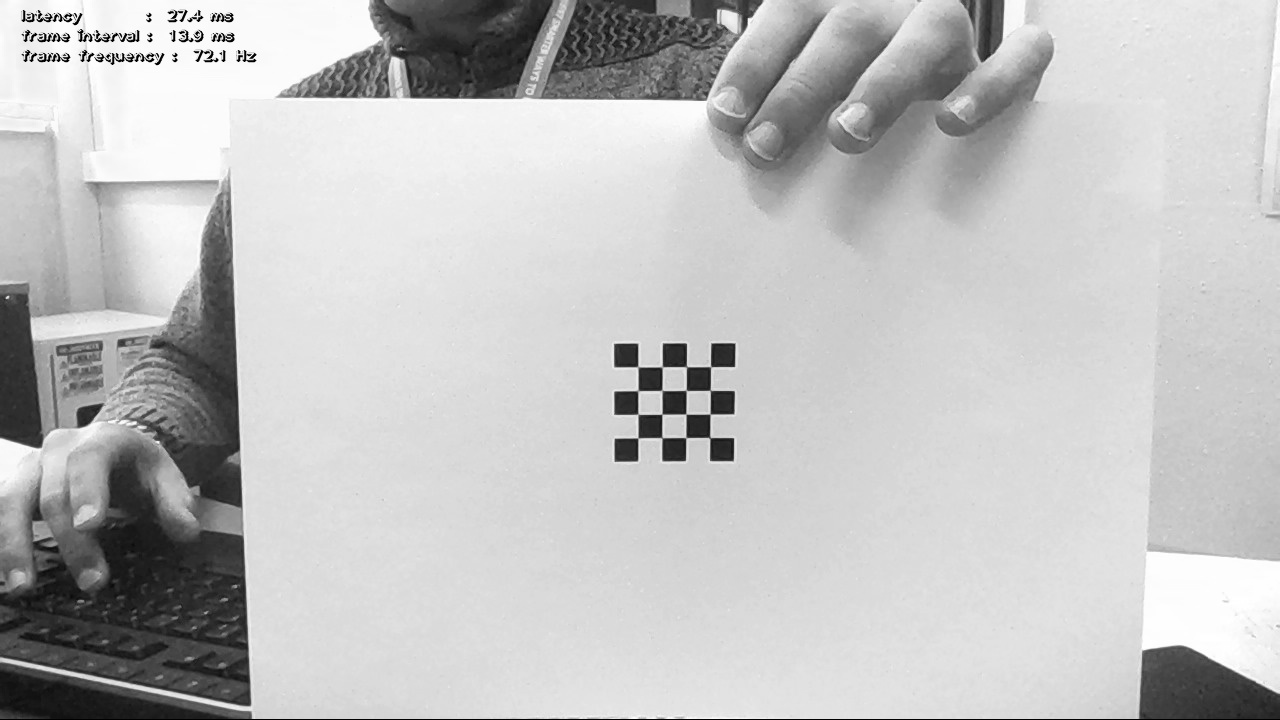
#> input picture Sources/Camera/Tracking/chessboard/New folder (3)/img0.jpg, 1280 x 720 px, found by its file name
$ python stereo_match.py
#> lines starting #> are read from the running program, lines starting #| are printed output that depends on the picture; after the words box and inside, x2 and y2 are one past the last pixel; in counts of white or black regions, pixels touching at a corner belong together
#!/usr/bin/env python

'''
Simple example of stereo image matching and point cloud generation.
Resulting .ply file cam be easily viewed using MeshLab ( http://meshlab.sourceforge.net/ )
'''

# Python 2/3 compatibility
from __future__ import print_function

import numpy as np
import cv2 as cv

ply_header = '''ply
format ascii 1.0
element vertex %(vert_num)d
property float x
property float y
property float z
property uchar red
property uchar green
property uchar blue
end_header
'''


def write_ply(fn, verts, colors):
    verts = verts.reshape(-1, 3)
    colors = colors.reshape(-1, 3)
    verts = np.hstack([verts, colors])
    with open(fn, 'wb') as f:
        f.write((ply_header % dict(vert_num=len(verts))).encode('utf-8'))
        np.savetxt(f, verts, fmt='%f %f %f %d %d %d ')


if __name__ == '__main__':
    print('loading images...')
    imgL = cv.pyrDown(cv.imread('img0.jpg'))  # downscale images for faster processing
#> imgL: shape (360, 640, 3); min 14, max 255, mean 192.6
    imgR = cv.pyrDown(cv.imread('img1.jpg'))
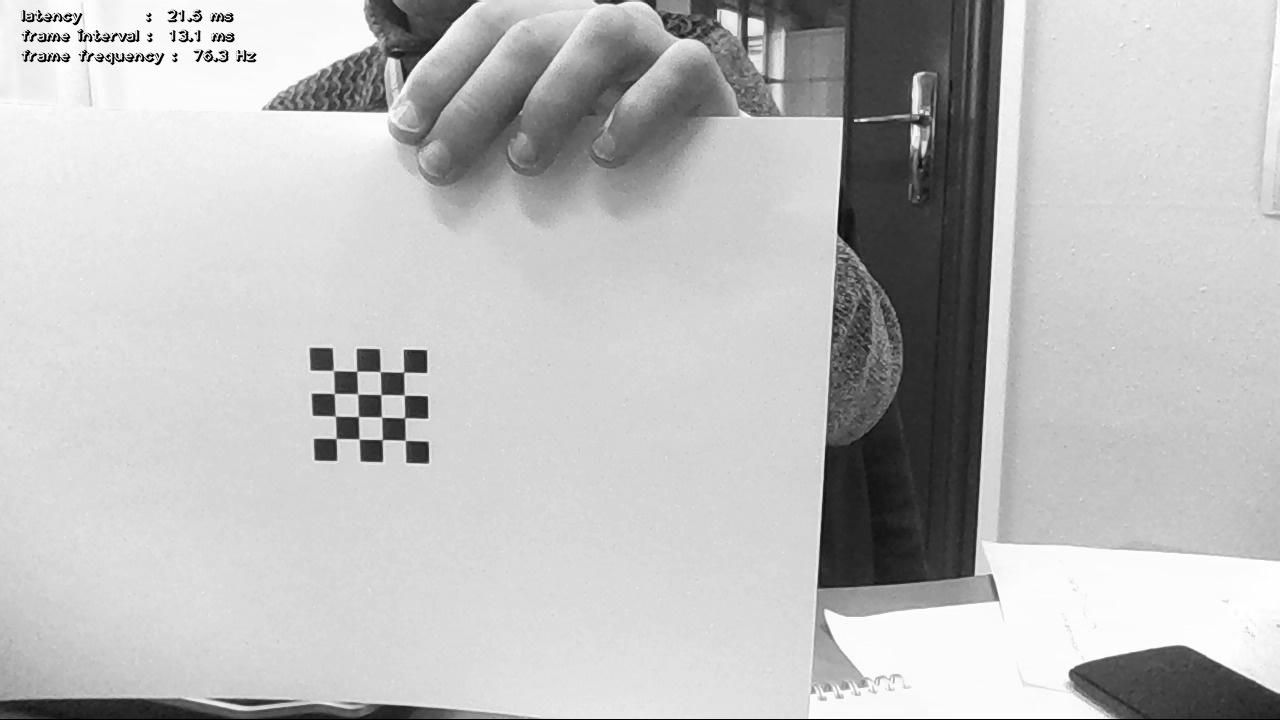
#> input picture Sources/Camera/Tracking/chessboard/New folder (3)/img1.jpg, 1280 x 720 px, found by its file name
#> imgR: shape (360, 640, 3); min 15, max 255, mean 189.8

    # disparity range is tuned for 'aloe' image pair
    window_size = 1
    min_disp = 16
    num_disp = 112 - min_disp
    stereo = cv.StereoSGBM_create(minDisparity=min_disp,
                                  numDisparities=num_disp,
                                  blockSize=2,
                                  P1=8 * 3 * window_size ** 2,
                                  P2=32 * 3 * window_size ** 2,
                                  disp12MaxDiff=1,
                                  uniquenessRatio=10,
                                  speckleWindowSize=10,
                                  speckleRange=8
                                  )

    print('computing disparity...')
    disp = stereo.compute(imgL, imgR).astype(np.float32) / 16.0
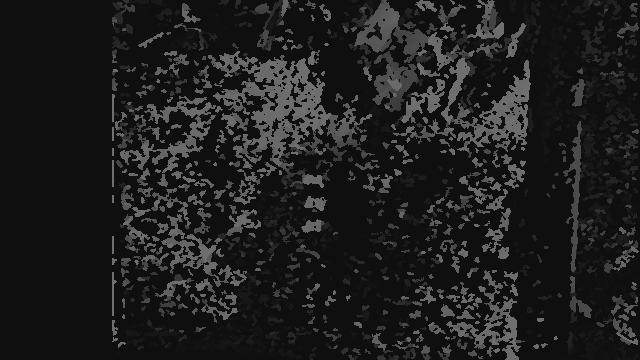
#> disp: shape (360, 640) float32; min 15, max 111, mean 30.2

    print('generating 3d point cloud...', )
    h, w = imgL.shape[:2]
#> h = 360; w = 640
    f = 0.8 * w  # guess for focal length
#> f = 512
    Q = np.float32([[1, 0, 0, -0.5 * w],
                    [0, -1, 0, 0.5 * h],  # turn points 180 deg around x-axis,
                    [0, 0, 0, -f],  # so that y-axis looks up
                    [0, 0, 1, 0]])
    points = cv.reprojectImageTo3D(disp, Q)
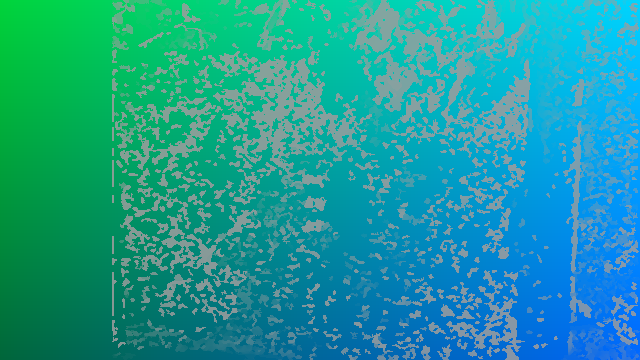
#> points: shape (360, 640, 3) float32; mean of channels 0, 1, 2 -0.6, -0.2, -27.7; drawn with min black and max white
    colors = cv.cvtColor(imgL, cv.COLOR_BGR2RGB)
    mask = disp > disp.min()
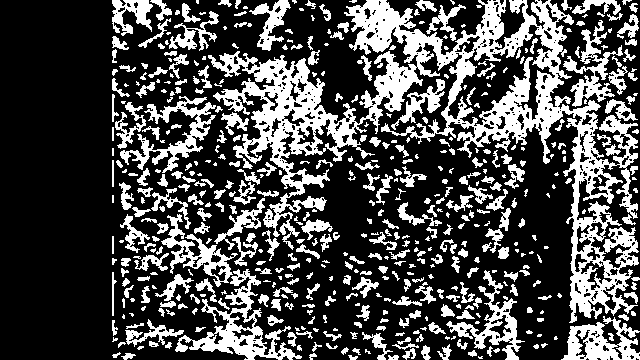
#> mask: shape (360, 640) bool; 29.6% white; 508 white regions (180 under 20 px), largest, box (x1, y1, x2, y2) and area: (208, 0, 639, 323) 29320, (175, 269, 302, 360) 2953, (120, 96, 216, 173) 1956
    out_points = points[mask]
    out_colors = colors[mask]
    out_fn = 'out.ply'
    write_ply('out.ply', out_points, out_colors)
    print('%s saved' % 'out.ply')

    cv.imshow('left', imgL)
    cv.imshow('disparity', (disp - min_disp) / num_disp)
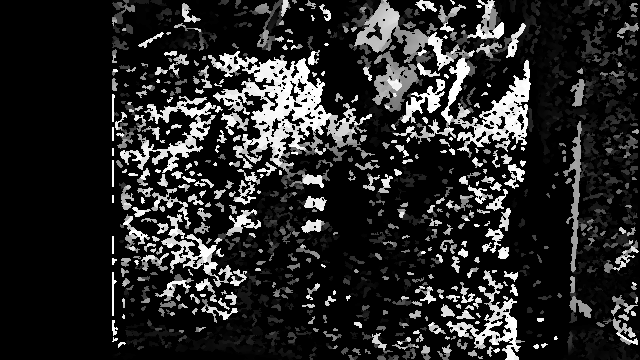
#> window 'disparity': shape (360, 640) float32; min -0.0104, max 0.99, mean 0.148; drawn with min black and max white
    cv.waitKey()
cv.destroyAllWindows()
